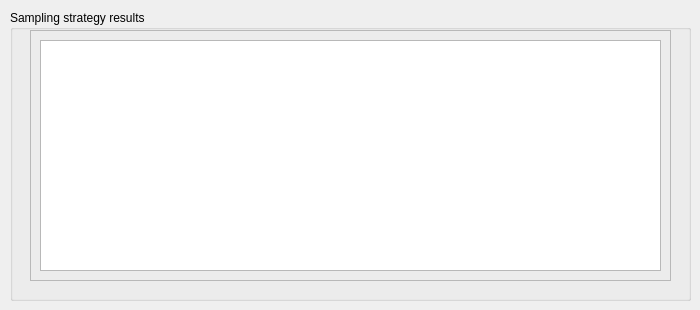
    <widget class="QWidget" name="page_4">
     <attribute name="label">
      <string>Step 5 - Review Sampling Strategy Results</string>
     </attribute>
     <widget class="QGroupBox" name="groupBox_17">
      <property name="geometry">
       <rect>
        <x>10</x>
        <y>10</y>
        <width>681</width>
        <height>291</height>
       </rect>
      </property>
      <property name="title">
       <string>Sampling strategy results</string>
      </property>
      <widget class="QFrame" name="frame">
       <property name="geometry">
        <rect>
         <x>20</x>
         <y>20</y>
         <width>641</width>
         <height>251</height>
        </rect>
       </property>
       <property name="frameShape">
        <enum>QFrame::StyledPanel</enum>
       </property>
       <property name="frameShadow">
        <enum>QFrame::Sunken</enum>
       </property>
       <widget class="QTextBrowser" name="textBrowser_2">
        <property name="geometry">
         <rect>
          <x>10</x>
          <y>10</y>
          <width>621</width>
          <height>231</height>
         </rect>
        </property>
        <property name="html">
         <string>&lt;!DOCTYPE HTML PUBLIC &quot;-//W3C//DTD HTML 4.0//EN&quot; &quot;http://www.w3.org/TR/REC-html40/strict.dtd&quot;&gt;
&lt;html&gt;&lt;head&gt;&lt;meta name=&quot;qrichtext&quot; content=&quot;1&quot; /&gt;&lt;style type=&quot;text/css&quot;&gt;
p, li { white-space: pre-wrap; }
&lt;/style&gt;&lt;/head&gt;&lt;body style=&quot; font-family:'MS Shell Dlg 2'; font-size:8.25pt; font-weight:400; font-style:normal;&quot;&gt;
&lt;p style=&quot; margin-top:0px; margin-bottom:0px; margin-left:0px; margin-right:0px; -qt-block-indent:0; text-indent:0px;&quot;&gt;&lt;img src=&quot;:/test/Untitled.png&quot; /&gt;&lt;/p&gt;&lt;/body&gt;&lt;/html&gt;</string>
        </property>
       </widget>
      </widget>
     </widget>
    </widget>
